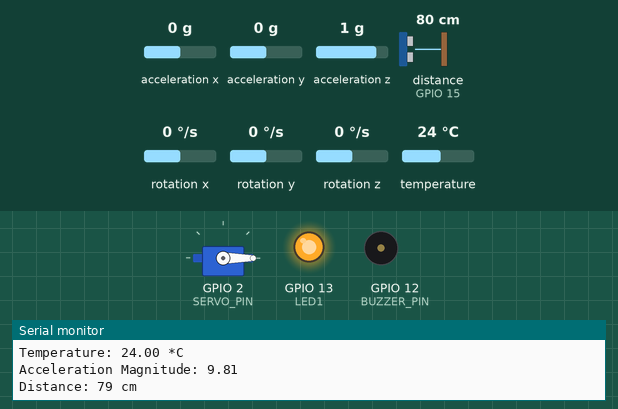
The sketch below on a simulated ESP8266 (NodeMCU). Shown: servo, output pins drawn as LEDs (lit = HIGH), buzzer (waves = sounding, pin HIGH), the last lines printed to the serial monitor. Wiring (inferred from the names in the program): ultrasonic range finder: trigger GPIO 14; echo GPIO 15. Dashed ring = blinking. The inputs (shaded band) are chosen by the test bench; at power-on: distance to the obstacle (sensor on GPIO 15) 80 cm, acceleration x 0 g, acceleration y 0 g, acceleration z 1 g, rotation x 0 °/s, rotation y 0 °/s, rotation z 0 °/s, temperature 24 °C. The echo pulse lasts 58.3 µs per cm; WiFi joins after 1.5 s; servers stay silent unless stated; the local clock reads 2024-03-15 10:24:30 at power-on unless the sketch sets it; pins used as bus, display or sensor lines are not drawn.

Above: at 3.2 s.
3.3 s: distance to the obstacle (sensor on GPIO 15) set to 35 cm
6.8 s: distance to the obstacle (sensor on GPIO 15) set to 29 cm
At 10.2 s:
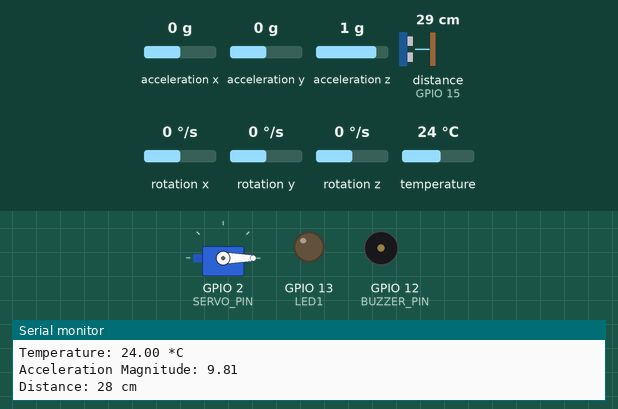
12.3 s: distance to the obstacle (sensor on GPIO 15) set to 18 cm
At 14.4 s:
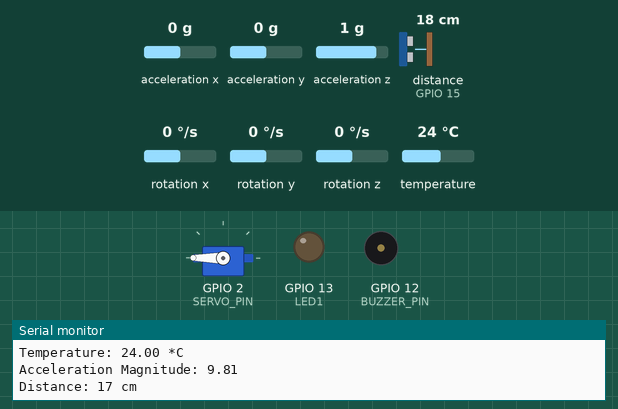
16.8 s: distance to the obstacle (sensor on GPIO 15) set to 12 cm
23.0 s: distance to the obstacle (sensor on GPIO 15) set to 9 cm
At 24.6 s:
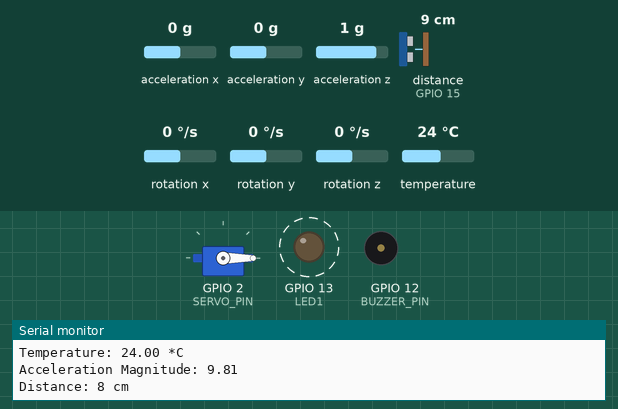
29.2 s: acceleration x set to -0.4 g
32.9 s: acceleration x set to -0.7 g
At 38.1 s:
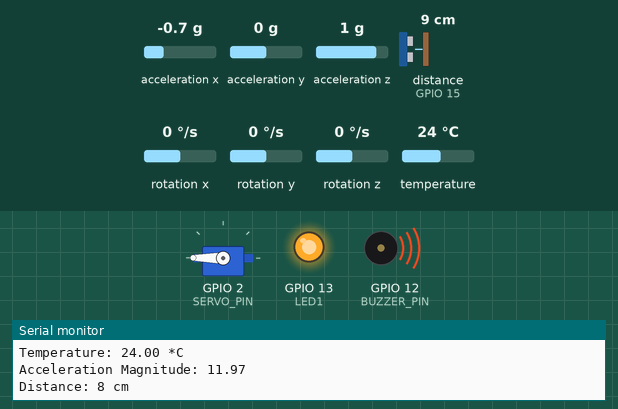
Timing chart, 0 to 39.3 s (numbered marks = the images above; inputs shaded):
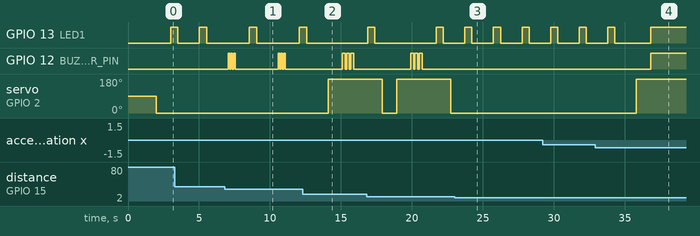

The sketch:

SMARTGUARD.ino
```cpp
#include <ESP8266WiFi.h>
#include <WiFiClientSecure.h>
#include <UniversalTelegramBot.h>
#include <Wire.h>
#include <Adafruit_MPU6050.h>
#include <Adafruit_Sensor.h>
#include <SoftwareSerial.h>
#include <Servo.h>
#include <LiquidCrystal_I2C.h>

// WiFi credentials
const char* ssid = "Rog";
const char* password = "Qwerty@12345";

String gps = "https://www.google.com/maps/@13.1704419,77.5343526,17z?entry=ttu";

// Telegram credentials
#define BOTtoken "7430910794:AAHXdf4lB0UeX5RExzewt2JFO7CYN2CvQY4"
#define CHAT_ID "1609769681"

X509List cert(TELEGRAM_CERTIFICATE_ROOT);
WiFiClientSecure client;
UniversalTelegramBot bot(BOTtoken, client);

int lcdColumns = 16;
int lcdRows = 2;

LiquidCrystal_I2C lcd(0x27, lcdColumns, lcdRows);
// Pin definitions
const int LED1 = 13;         // Built-in LED pin
const int BUZZER_PIN = 12;   // GPIO12 for the buzzer
const int TRIGGER_PIN = 14;  // GPIO14 (D5) for ultrasonic trigger
const int ECHO_PIN = 15;     // GPIO15 (D8) for ultrasonic echo
const int SERVO_PIN = 2;     // GPIO2 (D4) for the servo

Adafruit_MPU6050 mpu;
Servo servo;

//SoftwareSerial gpsSerial(3, 1); // RX, TX for GPS

void setup() {
  Serial.begin(115200);
  //gpsSerial.begin(9600);

  Wire.begin(4, 5); // SDA, SCL for MPU6050

  if (!mpu.begin()) {
    Serial.println("Failed to find MPU6050 chip");
    while (1) {
      delay(10);
    }
  }

  pinMode(LED1, OUTPUT);
  pinMode(BUZZER_PIN, OUTPUT);
  pinMode(TRIGGER_PIN, OUTPUT);
  pinMode(ECHO_PIN, INPUT);
  servo.attach(SERVO_PIN);


  configTime(0, 0, "pool.ntp.org");
  client.setTrustAnchors(&cert);

  Serial.println("Connecting to WiFi...");
  WiFi.mode(WIFI_STA);
  WiFi.begin(ssid, password);

  while (WiFi.status() != WL_CONNECTED) {
    Serial.print(".");
    delay(500);
  }

  Serial.println("\nWiFi connected");
  Serial.print("IP address: ");
  Serial.println(WiFi.localIP());

  // Test SSL connection to Telegram server
  Serial.print("Connecting to Telegram server...");
  if (!client.connect("api.telegram.org", 443)) {
    Serial.println("Failed to connect to Telegram server.");
    return;
  } else {
    Serial.println("Connected to Telegram server.");
  }

  // Test sending a message to verify the bot setup
  Serial.println("Testing Telegram Bot...");
  bool sent = bot.sendMessage(CHAT_ID, "System has Started!!", "");
  if (sent) {
    Serial.println("Initial message sent successfully!");
  } else {
    Serial.println("Failed to send the initial message. Check bot token and chat ID.");
  }
}

void moveToAngle(int angle) {
  servo.write(angle); // Move the servo to the specified angle
  delay(1000); // Wait for the servo to reach the position
}

long readUltrasonicDistance(int triggerPin, int echoPin) {
  digitalWrite(triggerPin, LOW);
  delayMicroseconds(2);
  digitalWrite(triggerPin, HIGH);
  delayMicroseconds(10);
  digitalWrite(triggerPin, LOW);

  long duration = pulseIn(echoPin, HIGH);
  long distance = duration * 0.034 / 2; // Distance in cm

  return distance;
}

void loop() {
  sensors_event_t a, g, temp;
  mpu.getEvent(&a, &g, &temp);
  moveToAngle(0);

  Serial.print("Acceleration X: "); Serial.print(a.acceleration.x); Serial.print(", ");
  Serial.print("Y: "); Serial.print(a.acceleration.y); Serial.print(", ");
  Serial.print("Z: "); Serial.println(a.acceleration.z);

  Serial.print("Gyroscope X: "); Serial.print(g.gyro.x); Serial.print(", ");
  Serial.print("Y: "); Serial.print(g.gyro.y); Serial.print(", ");
  Serial.print("Z: "); Serial.println(g.gyro.z);

  Serial.print("Temperature: "); Serial.print(temp.temperature); Serial.println(" *C");

  // Calculate the acceleration magnitude
  float acceleration = sqrt(a.acceleration.x * a.acceleration.x + a.acceleration.y * a.acceleration.y + a.acceleration.z * a.acceleration.z);

  // Print acceleration magnitude
  Serial.print("Acceleration Magnitude: "); Serial.println(acceleration);

  // Read distance from ultrasonic sensor
  long distance = readUltrasonicDistance(TRIGGER_PIN, ECHO_PIN);

Serial.print("Distance: "); Serial.print(distance); Serial.println(" cm");
  lcd.setCursor(0, 0);
  lcd.print("Vehicle :");
  lcd.setCursor(10, 0);
  lcd.print(distance);
  lcd.setCursor(0, 1);
  lcd.println("Happy Journey");

  if (distance >= 20 && distance <= 30) {
    lcd.setCursor(0, 0);
    lcd.clear();
    lcd.println("Vehicle Ahead");
    lcd.setCursor(0, 1);
    lcd.println("  Be Careful!");
    digitalWrite(BUZZER_PIN, HIGH);
    delay(100);
    digitalWrite(BUZZER_PIN, LOW);
    delay(100);
    digitalWrite(BUZZER_PIN, HIGH);
    delay(100);
    digitalWrite(BUZZER_PIN, LOW);
    delay(100);
    digitalWrite(BUZZER_PIN, HIGH);
    delay(100);
    digitalWrite(BUZZER_PIN, LOW);
    delay(1000);
    lcd.clear();
  }
    if (distance >= 10 && distance <= 20) {
    lcd.setCursor(0, 0);
    lcd.clear();
    lcd.println("    Alert ");
    lcd.setCursor(0, 1);
    lcd.println("Applying Brakes!");
    moveToAngle(180);
    digitalWrite(BUZZER_PIN, HIGH);
    delay(200);
    digitalWrite(BUZZER_PIN, LOW);
    delay(100);
    digitalWrite(BUZZER_PIN, HIGH);
    delay(200);
    digitalWrite(BUZZER_PIN, LOW);
    delay(100);
    digitalWrite(BUZZER_PIN, HIGH);
    delay(200);
    digitalWrite(BUZZER_PIN, LOW);
    delay(1000);
    lcd.clear();
  }

  // Check for a sudden jerk
  if (acceleration >= 11 && acceleration <= 40) { // Adjust the threshold as needed
    // Check if the distance is less than 10 cm
    if (distance > 0 && distance < 10) {
      lcd.setCursor(0, 0);
      lcd.clear();
      lcd.println("Accident Alert");
      lcd.setCursor(0, 1);
      lcd.println("Sending SOS!");
      moveToAngle(180);

      digitalWrite(LED1, HIGH);
      digitalWrite(BUZZER_PIN, HIGH);
      delay(5000);
      digitalWrite(LED1, LOW);
      digitalWrite(BUZZER_PIN, LOW);

      // Send Telegram message
      String message = "Accident Alert!\n";
      message += "Acceleration: " + String(acceleration) + "\n";
      message += "Distance: " + String(distance) + " cm\n";
      message += "Location: " + String(gps) + "\n";
      bool sent = bot.sendMessage(CHAT_ID, message, "");
      if (sent) {
        Serial.println("Alert message sent successfully!");
      } else {
        Serial.println("Failed to send the alert message. Check bot token and chat ID.");
      }
    }
  }

  // Optional: Blink the LED to indicate the system is running
  digitalWrite(LED1, HIGH);
  delay(500);
  digitalWrite(LED1, LOW);
  delay(500);
}
```

Measured:
- the behaviour switches between 32 and 31 cm on distance to the obstacle (sensor on GPIO 15) (found by bisection; images 0 and 1)
- the behaviour switches between 11 and 10 cm on distance to the obstacle (sensor on GPIO 15) (found by bisection; images 2 and 3)
- the behaviour switches between -0.5 and -0.6 g on acceleration x (found by bisection; images 3 and 4)
- after the input at 6.8 s, GPIO 12 (BUZZER_PIN): LOW → HIGH after 0.25 s, → LOW 0.10 s later, → HIGH 0.10 s later, → LOW 0.10 s later, … (12 changes in this stretch)
- after the input at 12.3 s, GPIO 13 (LED1): goes on until 12.6 s, then stays LOW; GPIO 12 (BUZZER_PIN): alternates HIGH for 0.20 s and LOW for 0.10 s, 6 changes in all, then stays LOW, starting after 2.8 s; servo on GPIO 2 (SERVO_PIN): 0° → 180° after 1.8 s
- after the input at 23.0 s, GPIO 12 (BUZZER_PIN): stops changing and stays LOW; servo on GPIO 2 (SERVO_PIN): stays 0° (without the input it goes to 180° after 0.73 s)
- after the input at 32.9 s, GPIO 12 (BUZZER_PIN): LOW → HIGH after 3.9 s; servo on GPIO 2 (SERVO_PIN): 0° → 180° after 2.9 s
